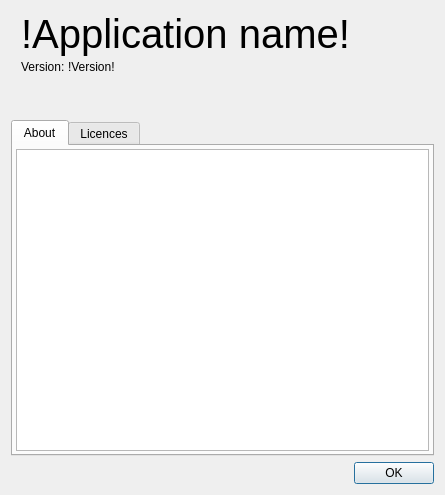
<?xml version="1.0" encoding="UTF-8"?>
<ui version="4.0">
 <class>AboutMidiMonitorDialog</class>
 <widget class="QDialog" name="AboutMidiMonitorDialog">
  <property name="geometry">
   <rect>
    <x>0</x>
    <y>0</y>
    <width>445</width>
    <height>495</height>
   </rect>
  </property>
  <property name="windowTitle">
   <string>About MIDI monitor</string>
  </property>
  <layout class="QVBoxLayout" name="verticalLayout" stretch="0,4,0">
   <item>
    <layout class="QGridLayout" name="gridLayout">
     <property name="spacing">
      <number>3</number>
     </property>
     <item row="0" column="0">
      <widget class="QLabel" name="applicationIcon">
       <property name="sizePolicy">
        <sizepolicy hsizetype="Fixed" vsizetype="Fixed">
         <horstretch>0</horstretch>
         <verstretch>0</verstretch>
        </sizepolicy>
       </property>
       <property name="maximumSize">
        <size>
         <width>128</width>
         <height>128</height>
        </size>
       </property>
       <property name="text">
        <string/>
       </property>
       <property name="pixmap">
        <pixmap resource="../../MidiMonitor.qrc">:/Images/Resources/Midi.png</pixmap>
       </property>
       <property name="scaledContents">
        <bool>true</bool>
       </property>
      </widget>
     </item>
     <item row="0" column="1">
      <layout class="QVBoxLayout" name="verticalLayout_2">
       <property name="spacing">
        <number>3</number>
       </property>
       <item>
        <widget class="QLabel" name="applicationNameLabel">
         <property name="font">
          <font>
           <pointsize>30</pointsize>
          </font>
         </property>
         <property name="text">
          <string>!Application name!</string>
         </property>
        </widget>
       </item>
       <item>
        <layout class="QHBoxLayout" name="horizontalLayout_2" stretch="0,2">
         <item>
          <widget class="QLabel" name="label">
           <property name="text">
            <string>Version:</string>
           </property>
          </widget>
         </item>
         <item>
          <widget class="QLabel" name="applicationVersionLabel">
           <property name="text">
            <string>!Version!</string>
           </property>
          </widget>
         </item>
        </layout>
       </item>
       <item>
        <spacer name="verticalSpacer">
         <property name="orientation">
          <enum>Qt::Vertical</enum>
         </property>
         <property name="sizeHint" stdset="0">
          <size>
           <width>20</width>
           <height>40</height>
          </size>
         </property>
        </spacer>
       </item>
      </layout>
     </item>
    </layout>
   </item>
   <item>
    <widget class="QTabWidget" name="tabWidget">
     <property name="currentIndex">
      <number>0</number>
     </property>
     <widget class="QWidget" name="aboutTab">
      <attribute name="title">
       <string>About</string>
      </attribute>
      <layout class="QVBoxLayout" name="verticalLayout_4">
       <property name="spacing">
        <number>3</number>
       </property>
       <property name="leftMargin">
        <number>3</number>
       </property>
       <property name="topMargin">
        <number>3</number>
       </property>
       <property name="rightMargin">
        <number>3</number>
       </property>
       <property name="bottomMargin">
        <number>3</number>
       </property>
       <item>
        <widget class="QTextEdit" name="aboutTextEdit">
         <property name="readOnly">
          <bool>true</bool>
         </property>
        </widget>
       </item>
      </layout>
     </widget>
     <widget class="QWidget" name="licencesTab">
      <attribute name="title">
       <string>Licences</string>
      </attribute>
      <layout class="QVBoxLayout" name="verticalLayout_3">
       <property name="spacing">
        <number>3</number>
       </property>
       <property name="leftMargin">
        <number>3</number>
       </property>
       <property name="topMargin">
        <number>3</number>
       </property>
       <property name="rightMargin">
        <number>3</number>
       </property>
       <property name="bottomMargin">
        <number>3</number>
       </property>
       <item>
        <widget class="QPlainTextEdit" name="creditPlainTextEdit">
         <property name="documentTitle">
          <string>Licences</string>
         </property>
         <property name="lineWrapMode">
          <enum>QPlainTextEdit::NoWrap</enum>
         </property>
         <property name="readOnly">
          <bool>true</bool>
         </property>
         <property name="tabStopWidth">
          <number>40</number>
         </property>
        </widget>
       </item>
      </layout>
     </widget>
    </widget>
   </item>
   <item>
    <widget class="QDialogButtonBox" name="buttonBox">
     <property name="orientation">
      <enum>Qt::Horizontal</enum>
     </property>
     <property name="standardButtons">
      <set>QDialogButtonBox::Ok</set>
     </property>
    </widget>
   </item>
  </layout>
 </widget>
 <resources>
  <include location="../../MidiMonitor.qrc"/>
 </resources>
 <connections>
  <connection>
   <sender>buttonBox</sender>
   <signal>accepted()</signal>
   <receiver>AboutMidiMonitorDialog</receiver>
   <slot>accept()</slot>
   <hints>
    <hint type="sourcelabel">
     <x>248</x>
     <y>254</y>
    </hint>
    <hint type="destinationlabel">
     <x>157</x>
     <y>274</y>
    </hint>
   </hints>
  </connection>
  <connection>
   <sender>buttonBox</sender>
   <signal>rejected()</signal>
   <receiver>AboutMidiMonitorDialog</receiver>
   <slot>reject()</slot>
   <hints>
    <hint type="sourcelabel">
     <x>316</x>
     <y>260</y>
    </hint>
    <hint type="destinationlabel">
     <x>286</x>
     <y>274</y>
    </hint>
   </hints>
  </connection>
 </connections>
</ui>
